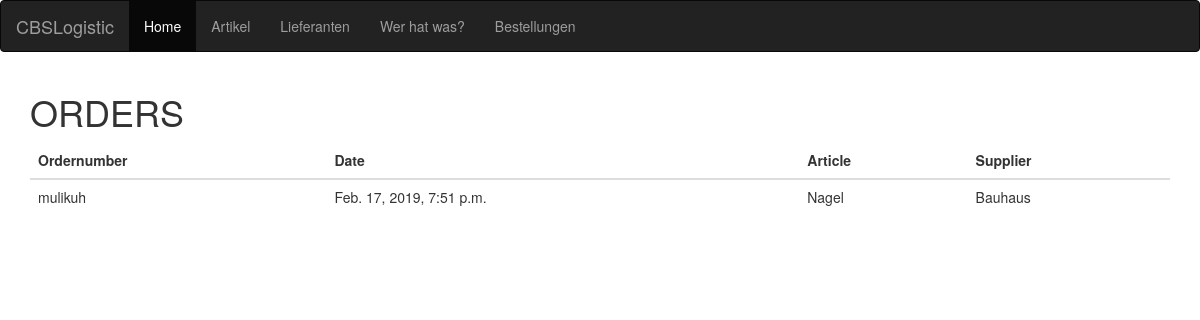
The page /order/ on the database as committed earlier.
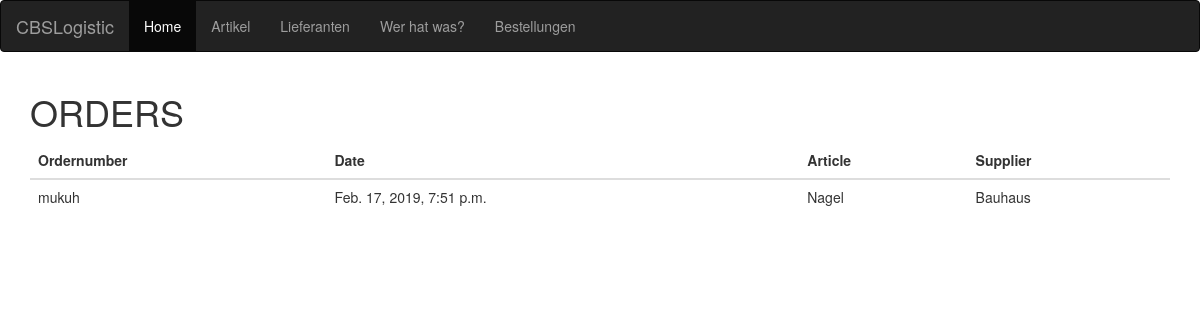
The same page on the database as committed later.
### warehouse/models.py (models this page shows, shortened)
class Orders(models.Model):
    id = models.AutoField(primary_key=True)
    basket = models.ForeignKey(Orderbasket, on_delete=models.CASCADE)
    ordernumber = models.CharField(max_length=50) #unique wurde auskommentiert 12.2.2019
    date = models.DateTimeField(default=datetime.now)

class Orderbasket(models.Model):
    id = models.AutoField(primary_key=True)
    detail = models.ForeignKey(Detail, on_delete=models.CASCADE)
    date = models.DateTimeField(default=datetime.now)
    quantity = models.IntegerField(default=1)
    confirmed = models.BooleanField(default=False)
    ordered = models.BooleanField(default=False)

class Detail(models.Model):
    id = models.AutoField(primary_key=True)
    article = models.ForeignKey(Article, on_delete=models.CASCADE)
    supplier = models.ForeignKey(Supplier, on_delete=models.CASCADE)
    shipment_cost = models.IntegerField(default=0)
    order_min = models.IntegerField(default=0)
    price = models.IntegerField(default=0)

class Article(models.Model):
    id = models.AutoField(primary_key=True)
    label = models.CharField(max_length=200)
    sensor_no = models.IntegerField()
    sensor_status = models.BooleanField(default=True)
    supplier = models.ManyToManyField(Supplier, through='Detail')
    def __str__(self):
        return self.label

class Supplier(models.Model):
    id = models.AutoField(primary_key=True)
    name = models.CharField(max_length=200)
    def __str__(self):
        return self.name

### warehouse/views.py (the view, shortened to what this page needs)
# urls.py: path('order/', OrderView.as_view(), name='order'),
class OrderView(generic.TemplateView):
    template_name = 'order.html'
    def get_context_data(self, **kwargs):
        context = super(OrderView, self).get_context_data(**kwargs)
        context['orders'] = Orders.objects.all()
        return context

### warehouse/templates/order.html (shortened to what this page needs)
<!DOCTYPE html>
<html lang="en">
<head>
    <link rel="stylesheet" href="https://maxcdn.bootstrapcdn.com/bootstrap/3.3.7/css/bootstrap.min.css">
</head>
<body>
<nav class="navbar navbar-inverse">
  <div class="container-fluid">
    <div class="navbar-header">
      <a class="navbar-brand" href="/getstatus">CBSLogistic</a>
    </div>
    <ul class="nav navbar-nav">
      <li class="active"><a href="/getstatus">Home</a></li>
      <li><a href="/article">Artikel</a></li>
      <li><a href="/supplier">Lieferanten</a></li>
      <li><a href="/getmatrix">Wer hat was?</a></li>
      <li><a href="/order">Bestellungen</a></li>
    </ul>
  </div>
</nav>
<div class="container">
<table class="table">
    <thead>
    <h1>ORDERS</h1>
    <tr>
        <th>Ordernumber</th>
        <th>Date</th>
        <th>Article</th>
        <th>Supplier</th>
    </thead>
    {% for order in orders %}
    <tbody>
        <td>{{order.ordernumber}}</td>
        <td>{{order.date}}</td>
        <td>{{order.basket.detail.article}}</td>
        <td>{{order.basket.detail.supplier}}</td>
        {% endfor %}
    </tbody>
</table>
    </div>
</body>

Rows that differ between the two databases and show on the page:
changed Orders "Nagel": ordernumber "mulikuh" → "mukuh"
